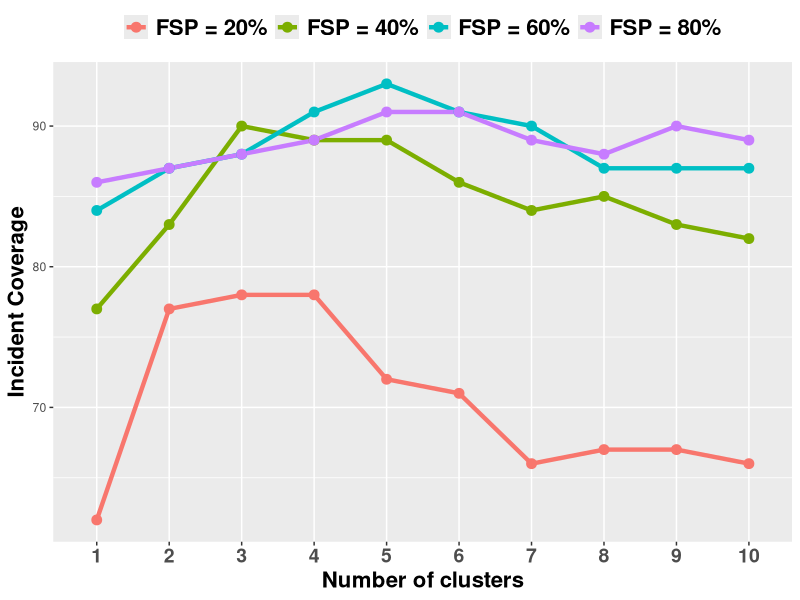

Source code (R):
library(ggplot2)

clust_cnt = c(1, 2, 3, 4, 5, 6, 7, 8, 9, 10)


firstStage_0.2 = c(61.84, 77.05, 78.21, 77.65, 72.16, 70.9, 65.78, 67, 66.94, 65.98)
firstStage_0.2_rounded = c(62, 77, 78, 78, 72, 71, 66, 67, 67, 66)

firstStage_0.4 = c(77.27, 82.53, 89.98, 89.15, 88.97, 85.54, 84.41, 84.58, 82.55, 82.17)
firstStage_0.4_rounded = c(77, 83, 90, 89, 89, 86, 84, 85, 83, 82)

firstStage_0.6 = c(83.55, 87.26, 88.37, 90.94, 92.6, 90.73, 89.56, 86.78, 87.18, 86.85)
firstStage_0.6_rounded = c(84, 87, 88, 91, 93, 91, 90, 87, 87, 87)

firstStage_0.8 = c(86.29, 86.95, 88.37, 89.42, 91.37, 91.15, 89.21, 88.35, 89.75, 89.29)
firstStage_0.8_rounded = c(86, 87, 88, 89, 91, 91, 89, 88, 90, 89)


df1 <- data.frame(Clust_Cnt = factor(c(rep(clust_cnt, 4))),
                  Incident_Coverage = c(firstStage_0.2_rounded, firstStage_0.4_rounded, firstStage_0.6_rounded, firstStage_0.8_rounded), 
                  Query_type = factor(rep(c("FSP = 20%","FSP = 40%","FSP = 60%","FSP = 80%"), each=10)))
df1


# Map sex to color
ggplot(data=df1, aes(x=Clust_Cnt, y=Incident_Coverage, group=Query_type, colour=Query_type)) +
  geom_line(size=1.5) +
  geom_point(size=3)+
  labs(x = "Number of clusters", y = "Incident Coverage", linetype='Query Type:')+
  theme(axis.title.y = element_text(size = 16, face = 'bold'), axis.title.x = element_text(size = 16, face = 'bold'), axis.text.x = element_text(size = 14, face = 'bold'))+
  scale_fill_discrete(name = "") + theme(legend.text=element_text(size=16, face = 'bold')) + theme(legend.title =element_blank()) + theme(legend.position="top")







### reshape this to give a column indicating group
#df2 <- with(df1,
 #           as.data.frame(cbind( c(clust_cnt_0.2, clust_cnt_0.4, clust_cnt_0.6, clust_cnt_0.8),
#                                 c(firstStage_0.2, firstStage_0.4, firstStage_0.6, firstStage_0.8),
 #                                rep(c("firstStage0.2","firstStage0.4","firstStage0.6","firstStage0.8"), each=10) )
  #          ))
#colnames(df2) <- c("Cluster_Count","Spatial_Coverage","Querying_Technique_Variations")
#df2$Querying_Technique_Variations <- as.factor(df2$Querying_Technique_Variations)
#ggplot(df2, aes(Cluster_Count)) + geom_line(aes(y= Spatial_Coverage))


#df1 = data.frame(firstStage_0.2, firstStage_0.4, firstStage_0.6, firstStage_0.8)

#ggplot(df1, aes(clust_cnt)) + 
#  geom_line(aes(y = firstStage_0.2)) + 
#  geom_line(aes(y = firstStage_0.4)) +
#  geom_line(aes(y = firstStage_0.6)) + 
#  geom_line(aes(y = firstStage_0.8)) 
